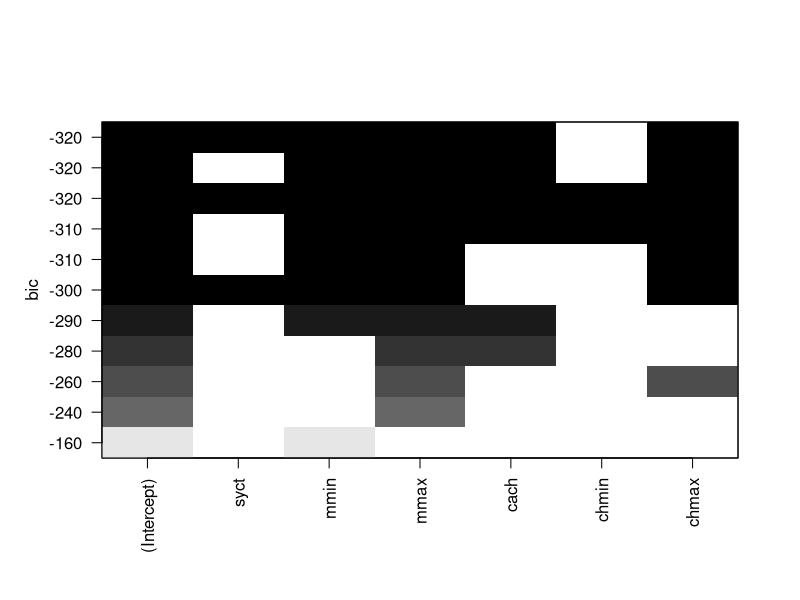

Recreate this plot in R.
#6.1
library(MASS)
library(leaps)

data(cpus)
sample_index <- sample(nrow(Boston),nrow(Boston)*0.80)
cpus_train <- cpus[sample_index,]
cpus_test  <- cpus[-sample_index,]
subset_result <- regsubsets(perf ~ syct+mmin+mmax+cach+chmin+chmax, data=cpus_train, nbest=2, nvmax = 7)
plot(subset_result, scale="bic")
summary(subset_result)

#6.2
bestmodel <- lm(perf ~ syct+mmin+mmax+cach+chmax, data=cpus_train) 
summary(bestmodel)

perf_p <- predict(bestmodel,cpus_test)
#caculate the mean bias
mean(perf_p) - mean(cpus_test$perf)
